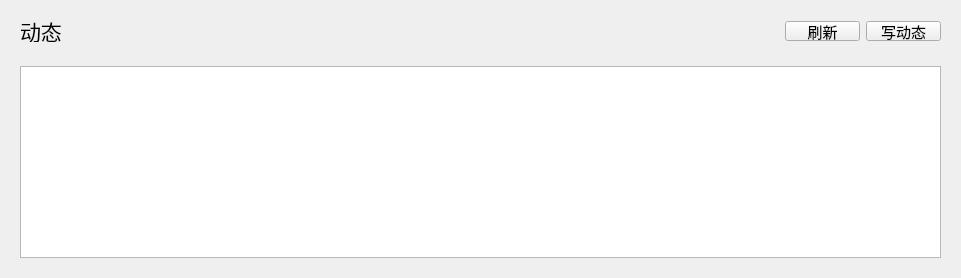
        <widget class="QWidget" name="dynamic">
         <layout class="QGridLayout" name="gridLayout_9">
          <item row="0" column="0">
           <widget class="QWidget" name="widget_dynamic_nav" native="true">
            <property name="minimumSize">
             <size>
              <width>0</width>
              <height>40</height>
             </size>
            </property>
            <property name="maximumSize">
             <size>
              <width>16777215</width>
              <height>40</height>
             </size>
            </property>
            <layout class="QHBoxLayout" name="horizontalLayout_5">
             <item>
              <widget class="QLabel" name="label_6">
               <property name="font">
                <font>
                 <family>楷体</family>
                 <pointsize>16</pointsize>
                </font>
               </property>
               <property name="text">
                <string>动态</string>
               </property>
              </widget>
             </item>
             <item>
              <spacer name="horizontalSpacer_38">
               <property name="orientation">
                <enum>Qt::Horizontal</enum>
               </property>
               <property name="sizeHint" stdset="0">
                <size>
                 <width>717</width>
                 <height>19</height>
                </size>
               </property>
              </spacer>
             </item>
             <item>
              <widget class="QPushButton" name="pushButton_dynamic_update">
               <property name="minimumSize">
                <size>
                 <width>75</width>
                 <height>20</height>
                </size>
               </property>
               <property name="maximumSize">
                <size>
                 <width>75</width>
                 <height>20</height>
                </size>
               </property>
               <property name="font">
                <font>
                 <family>楷体</family>
                 <pointsize>11</pointsize>
                </font>
               </property>
               <property name="text">
                <string>刷新</string>
               </property>
              </widget>
             </item>
             <item>
              <widget class="QPushButton" name="pushButton_write_dynamic">
               <property name="minimumSize">
                <size>
                 <width>75</width>
                 <height>20</height>
                </size>
               </property>
               <property name="maximumSize">
                <size>
                 <width>75</width>
                 <height>20</height>
                </size>
               </property>
               <property name="font">
                <font>
                 <family>楷体</family>
                 <pointsize>11</pointsize>
                </font>
               </property>
               <property name="contextMenuPolicy">
                <enum>Qt::DefaultContextMenu</enum>
               </property>
               <property name="text">
                <string>写动态</string>
               </property>
              </widget>
             </item>
            </layout>
           </widget>
          </item>
          <item row="1" column="0">
           <widget class="QWidget" name="widget_4" native="true">
            <layout class="QGridLayout" name="gridLayout_10">
             <item row="0" column="0">
              <widget class="QListWidget" name="listWidget_user_dynamic">
               <property name="spacing">
                <number>20</number>
               </property>
              </widget>
             </item>
            </layout>
           </widget>
          </item>
         </layout>
        </widget>
